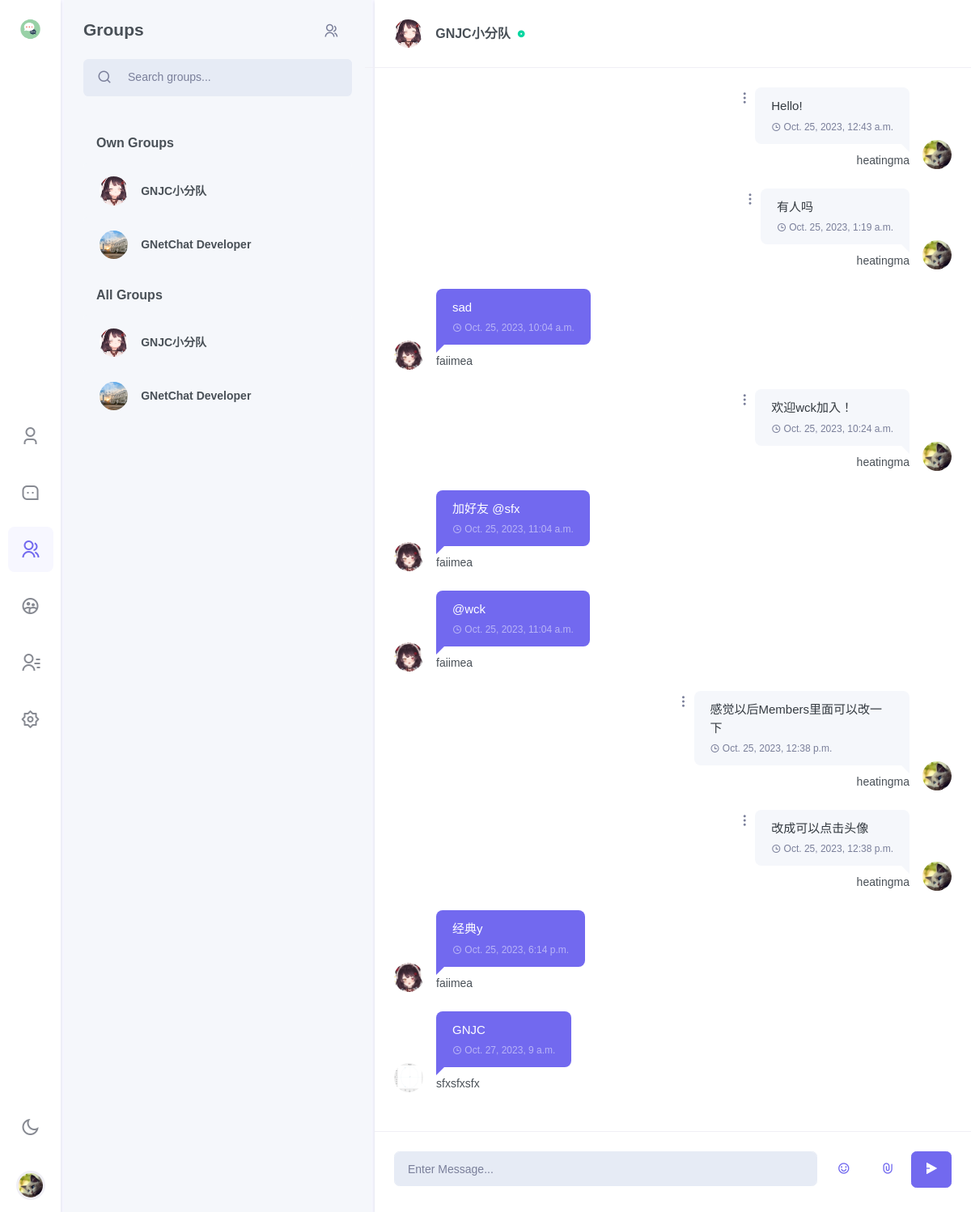
/chat/groups/3b78a8b6-bce4-4d55-9baa-a68701867b89/?dark=False (signed in), run on the app's committed database.
### chat/models.py (models this page shows, shortened)
class Profile(models.Model):
    about_me = models.TextField(default='There is no Personal Signature here yet. You can add it through settings')
    image = models.ImageField(upload_to=profile_media_path, null=True, blank=True)
    user = models.OneToOneField(User, on_delete=models.CASCADE)
    location = models.CharField(max_length=50, default="Unkown")
    @property
    def image_url(self):
        if self.image == "":
            return "/media/static_default/{}.png".format(self.user_initial)
        else:
            return self.image.url

class Groups(models.Model):
    uid = models.UUIDField(default=uuid.uuid4, editable=False, unique=True)
    name = models.CharField(max_length=128)
    show_name = models.CharField(max_length=128, default="Group_Showname")
    owner = models.ForeignKey(to=User, on_delete=models.CASCADE, related_name='owner')
    about_group = models.CharField(max_length=128, default="welcome")
    members = models.ManyToManyField(to=User, blank=True, related_name='members')
    image = models.ImageField(upload_to=groups_media_path, null=True, blank=True)
    @property
    def owner_name(self):
        return self.owner.username
    @property
    def image_url(self):
        if self.image == "":
            return "/media/static_default/{}.png".format(self.initial)
        else:
            return self.image.url
    def exist(self, user:User):
        if user in self.members.all():
            return True
        else:
            return False

class GroupMessage(models.Model):
    uid = models.UUIDField(default=uuid.uuid4, editable=False, unique=True)
    user = models.ForeignKey(to=get_user_model(), on_delete=models.CASCADE)
    belong_group = models.ForeignKey(to=Groups, on_delete=models.CASCADE)
    content = models.CharField(max_length=512)
    timestamp = models.DateTimeField(auto_now_add=True)
    attachment = models.FileField(upload_to=groups_message_media_path, null=True, blank=True)
    @property
    def image_url(self):
        profile = Profile.objects.get(user=self.user)
        return profile.image_url
    @property
    def attachment_name(self):
        if self.attachment.name == "" or self.attachment.name is None:
            return None
        return os.path.basename(self.attachment.name)

### users/models.py (models this page shows, shortened)
class User(AbstractUser):
    top_friends = models.ManyToManyField(settings.AUTH_USER_MODEL, blank=True, related_name='friends_set')
    friends = models.ManyToManyField(settings.AUTH_USER_MODEL, blank=True, related_name='top_friends_set')
    email = models.EmailField('email address', primary_key=True, unique=True)
    USERNAME_FIELD = 'email'
    REQUIRED_FIELDS = ["username"]

### chat/views/innergroup.py (the view, shortened to what this page needs)
# urls.py: path('groups/<str:group_uid>/', innergroup, name='innergroup'),
@login_required
def innergroup(request: HttpRequest, group_uid, dark=False):
    if request.GET:
        dark = request.GET['dark']
        dark = False if dark == 'False' else True
    username = request.user.username
    user = get_object_or_404(User, username=username)
    profile = get_object_or_404(Profile, user=user)
    cur_group = get_object_or_404(Groups, uid=group_uid)
    group_messages = GroupMessage.objects.filter(belong_group=cur_group).order_by('timestamp')
    wrong_message = ""
    all_groups = Groups.objects.all()
    own_groups = Groups.objects.filter(owner=user)
    in_groups = list()
    for group in all_groups:
        group: Groups
        if group.exist(user):
            in_groups.append(group)
    users_img_urls = dict()
    for rm in group_messages:
        rm_user = rm.user
        user_profile = get_object_or_404(Profile, user=rm_user)
        users_img_urls[user_profile.user.username] = user_profile.image_url
    return render(
        request=request,
        template_name='chat/innergroup.html',
        context={
            'profile': profile,
            'dark': dark,
            'light': not dark,
            'friends': user.friends.all(),
            "new_friends": Friend_Request.objects.filter(to_user=user),
            "wrong_message": wrong_message,
            'own_groups': own_groups,
            'in_groups': in_groups,
            'group_messages': group_messages,
            'cur_group': cur_group,
            'users_img_urls_json': json.dumps(users_img_urls),
            "cur_group_members": cur_group.members.all(),
        }
    )

### templates/chat/innergroup.html (shortened to what this page needs)
{% extends 'chat/base.html' %}
{% block side_menu %}
    {% include "chat/side_menus/side_menu_groups.html" %}
{% endblock %}
{% block leftsidebar %}
    {% include "chat/leftsidebar/leftsidebar_groups.html" %}
{% endblock %}
{% block chat_conversation %}
    {% include "chat/body/body_innergroup.html" %}
{% endblock %}

### templates/chat/side_menus/side_menu_groups.html (shortened to what this page needs)
{% load static %}
<div class="side-menu flex-lg-column mr-lg-1">
<div class="sidebar_logo">
    <a href="" class="logo logo-dark">
        <span class="logo-sm">
            <img src="{% static "images/chat/chat.png" %}" alt="" height="30">
        </span>
    </a>
</div>
<div class="flex-lg-column my-auto">
    <ul class="nav nav-pills side-menu-nav justify-content-center" role="tablist">
        <li class="nav-item" data-toggle="tooltip" data-trigger="hover" data-placement="top" title="Profile">
            <a href="{% url 'chat:my' %}?{{'dark'}}={{dark}}" class="nav-link" id="pills-user-tab" role="tab">
            <i class="ri-user-3-line"></i>
        </a></li>
        <li class="nav-item" data-toggle="tooltip" data-trigger="hover" data-placement="top" title="Chats">
            <a href="{% url 'chat:chat'%}?{{'dark'}}={{dark}}" class="nav-link" id="pills-chat-tab" role="tab">
            <i class="ri-message-3-line"></i>
        </a></li>
        <li class="nav-item" data-toggle="tooltip" data-trigger="hover" data-placement="top" title="Groups">
            <a href="{% url 'chat:groups'%}?{{'dark'}}={{dark}}" class="nav-link active" id="pills-groups-tab" role="tab">
            <i class="ri-group-line"></i>
        </a></li>
        <li class="nav-item" data-toggle="tooltip" data-trigger="hover" data-placement="top" title="Chatroom">
            <a href="{% url 'chat:chatroom'%}?{{'dark'}}={{dark}}" class="nav-link" id="pills-chatroom-tab" role="tab">
            <i class="ri-group-2-line"></i>
        </a></li>
        <li class="nav-item" data-toggle="tooltip" data-trigger="hover" data-placement="top" title="Contacts">
            <a href="{% url 'chat:contracts'%}?{{'dark'}}={{dark}}" class="nav-link" id="pills-contacts-tab" role="tab">
            <i class="ri-contacts-line"></i>
        </a></li>
        <li class="nav-item" data-toggle="tooltip" data-trigger="hover" data-placement="top" title="Settings">
            <a href="{% url 'chat:settings'%}?{{'dark'}}={{dark}}" class="nav-link" id="pills-setting-tab"  role="tab">
            <i class="ri-settings-2-line"></i>
        </a></li>
    </ul>
</div>
<div class="flex-lg-column d-none d-lg-block">
    <ul class="nav side-menu-nav justify-content-center">
        <li class="nav-item">
            <a class="nav-link" id="light-dark" href="{% url 'chat:groups'%}?{{'dark'}}={{light}}" data-toggle="tooltip" data-trigger="hover" data-placement="right" title="Dark / Light Mode">
                <i class="ri-sun-line theme-mode-icon"></i>
            </a>
        </li>
        <li class="nav-item btn-group dropup profile-user-dropdown">
            <a class="nav-link dropdown-toggle normal_container" href="#" role="button" data-toggle="dropdown" aria-haspopup="true" aria-expanded="false">
                <img src="{{ profile.image_url }}"  alt="" class="profile-user rounded-circle">
            </a>
        </li>
    </ul>
</div>
</div>

### templates/chat/leftsidebar/leftsidebar_groups.html (shortened to what this page needs)
<div>
    <div class="p-4">
        <div class="user-chat-nav float-right">
            <div data-toggle="tooltip" data-placement="bottom" title="Create group">
                <button type="button" class="btn btn-link text-decoration-none text-muted font-size-18 py-0" data-toggle="modal" data-target="#addgroup-exampleModal">
                    <i class="ri-group-line mr-1"></i>
                </button>
            </div>
        </div>
        <h4 class="mb-4">Groups</h4>
        <div class="search-box chat-search-box">
            <div class="input-group bg-light  input-group-lg rounded-lg">
                <div class="input-group-prepend">
                    <button class="btn btn-link text-decoration-none text-muted pr-1" type="button">
                        <i class="ri-search-line search-icon font-size-18"></i>
                    </button>
                </div>
                <input type="text" class="form-control bg-light" placeholder="Search groups...">
            </div>
        </div>
    </div>
    <div class="p-4 chat-message-list chat-chatroom-list" data-simplebar="">
        <h5 class="mb-3 px-3 font-size-16">Own Groups</h5>
        <ul class="list-unstyled chat-list">
            {% for group in own_groups %}
            <li><a href="{% url 'chat:innergroup' group_uid=group.uid %}?{{'dark'}}={{dark}}"><div class="media align-items-center">
                <div class="mr-3">
                    <img src="{{group.image_url}}" class="rounded-circle avatar-xs" alt="">
                </div>
                <div class="media-body overflow-hidden">
                    <h5 class="text-truncate font-size-14 mb-0">{{ group.show_name }}</h5>
                </div>
            </div></a></li>
            {% endfor %}
        </ul>
        <h5 class="mb-3 px-3 font-size-16" style="margin-top:20px">All Groups</h5>
        <ul class="list-unstyled chat-list">
            {% for group in in_groups %}
            <li><a href="{% url 'chat:innergroup' group_uid=group.uid %}?{{'dark'}}={{dark}}"><div class="media align-items-center">
                <div class="mr-3">
                    <img src="{{group.image_url}}" class="rounded-circle avatar-xs" alt="">
                </div>
                <div class="media-body overflow-hidden">
                    <h5 class="text-truncate font-size-14 mb-0">{{ group.show_name }}</h5>
                </div>
            </div></a></li>
            {% endfor %}
        </ul>
    </div>
</div>

### templates/chat/body/body_innergroup.html (shortened to what this page needs)
<div class="w-100">
    <div class="p-3 p-lg-4 border-bottom row align-items-center">
        <div class="col-sm-4 col-8">
            <div class="media align-items-center">
                <div class="mr-3">
                    <img src="{{cur_group.image_url}}" class="rounded-circle avatar-xs" alt="">
                </div>
                <div class="media-body overflow-hidden">
                    <h5 class="font-size-16 mb-0 text-truncate">
                        <a href="#" class="text-reset user-profile-show" id="cur_room_name">
                            {{cur_group.show_name}}
                        </a>
                        <i class="ri-record-circle-fill font-size-10 text-success d-inline-block ml-1"></i>
                    </h5>
                </div>
            </div>
        </div>
    </div>
    <div class="chat-conversation p-3 p-lg-4" id="chatLog-container" style="overflow: auto;">
        <ul class="list-unstyled mb-0"i id="chatLog">
            {% for rm in group_messages %}
                {% if rm.user.username != profile.user.username %}
                <li><div class="conversation-list" style="max-width: 50%;">
                    <div class="chat-avatar"><img src={{rm.image_url}} alt=""></div>
                    <div class="user-chat-content" style="max-width: 100%;">
                        <div class="ctext-wrap">
                            <div class="ctext-wrap-content" style="max-width: 100%;">
                                <p class="mb-0" style="word-break:break-all;">{{rm.content}}</p>
                                <p class="chat-time mb-0"><i class="ri-time-line align-middle"></i> <span class="align-middle">{{rm.timestamp}}</span></p>
                            </div>
                        </div>
                        <div class="conversation-name">{{rm.user.username}}</div>
                    </div>
                </div></li>
                {% else %}
                <li class="right"><div class="conversation-list" style="max-width: 50%;">
                    <div class="chat-avatar"><img src="{{ profile.image_url }}" alt=""></div>
                    <div class="user-chat-content" style="max-width: 100%;">
                        <div class="ctext-wrap">
                            <div class="ctext-wrap-content" style="max-width: 100%;">
                                <p class="mb-0" style="word-break:break-all; text-align: left;">{{rm.content}}</p>
                                <p class="chat-time mb-0"><i class="ri-time-line align-middle"></i> <span class="align-middle">{{rm.timestamp}}</span></p>
                            </div>
                            <div class="dropdown align-self-start">
                                <a class="dropdown-toggle" href="#" role="button" data-toggle="dropdown" aria-haspopup="true" aria-expanded="false">
                                    <i class="ri-more-2-fill"></i>
                                </a>
                            </div>
                        </div>
                        <div class="conversation-name"> {{ profile.user.username }} </div>
                    </div>
                </div></li>
                {% endif %}
            {% endfor %}
        </ul>
    </div>
    <div class="p-3 p-lg-4 border-top mb-0 row no-gutters">
        <div class="col">
            <input type="text" id="chatMessageInput" class="form-control form-control-lg bg-light border-light" placeholder="Enter Message...">
        </div>
        <div class="col-auto chat-input-links ml-md-2">
                <ul class="list-inline mb-0">
                    <li class="list-inline-item">
                        <button type="button" class="btn btn-link text-decoration-none font-size-16 btn-lg waves-effect"
                            data-toggle="tooltip" data-placement="top" title="Emoji">
                            <i class="ri-emotion-happy-line"></i>
                    </button></li>
                    <li class="list-inline-item">
                        <button type="button" class="btn btn-link text-decoration-none font-size-16 btn-lg waves-effect"
                            data-toggle="modal" data-placement="top" title="Attach" id="attach-button" data-target="#attach-buttonModal">
                            <i class="ri-attachment-line"></i>
                    </button></li>
                    <li class="list-inline-item">
                        <button type="submit" class="btn btn-primary font-size-16 btn-lg chat-send waves-effect waves-light" id="chatMessageSend">
                            <i class="ri-send-plane-2-fill"></i>
                    </button></li>
                </ul>
        </div>
    </div>
</div>

### data on the page
Profile: image_url (picture), user.username "heatingma"
Groups: image_url (picture), show_name "GNJC小分队"
Groups: image_url (picture), show_name "GNetChat Developer"
GroupMessage: image_url (picture), content "Hello!", timestamp "Oct. 25, 2023, 12:43 a.m."
GroupMessage: image_url (picture), content "有人吗", timestamp "Oct. 25, 2023, 1:19 a.m."
GroupMessage: image_url (picture), content "sad", timestamp "Oct. 25, 2023, 10:04 a.m.", user.username "faiimea"
GroupMessage: image_url (picture), content "欢迎wck加入！", timestamp "Oct. 25, 2023, 10:24 a.m."
GroupMessage: image_url (picture), content "加好友 @sfx", timestamp "Oct. 25, 2023, 11:04 a.m.", user.username "faiimea"
GroupMessage: image_url (picture), content "@wck", timestamp "Oct. 25, 2023, 11:04 a.m.", user.username "faiimea"
GroupMessage: image_url (picture), content "感觉以后Members里面可以改一下", timestamp "Oct. 25, 2023, 12:38 p.m."
GroupMessage: image_url (picture), content "改成可以点击头像", timestamp "Oct. 25, 2023, 12:38 p.m."
GroupMessage: image_url (picture), content "经典y", timestamp "Oct. 25, 2023, 6:14 p.m.", user.username "faiimea"
GroupMessage: image_url (picture), content "GNJC", timestamp "Oct. 27, 2023, 9 a.m.", user.username "sfxsfxsfx"
